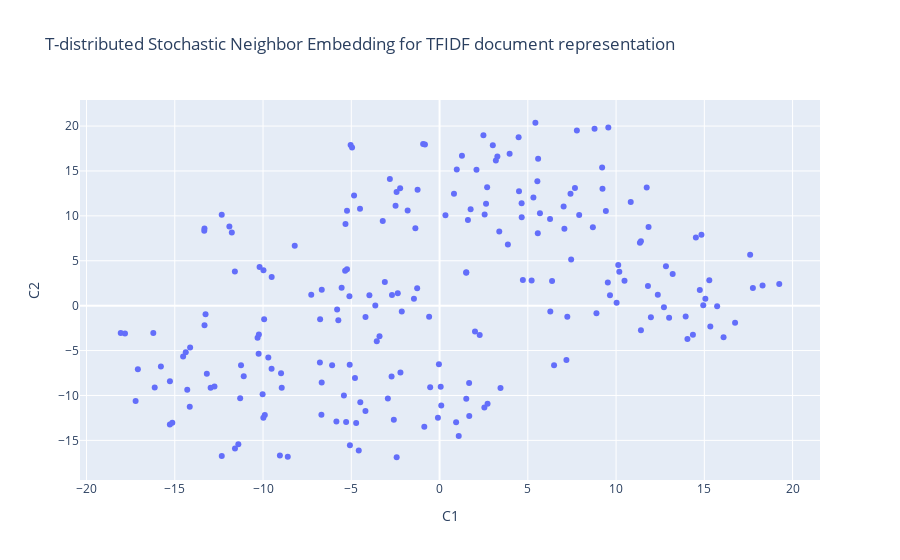

Notebook code for this chart:
### Code cell
import plotly.express as px
# scatter plot of t-sne for the BOW representation

title = "T-distributed Stochastic Neighbor Embedding for TFIDF document representation"

fig = px.scatter(tsne_tfidf_features_df, x="C1", y="C2", hover_data=['TITLE'], title=title)
fig.show()

### Figure 1 — Plotly figure (JSON) as saved in the notebook; plotly's stock layout.template omitted (floating-point values rounded to 4 significant figures; data arrays with more than 128 entries replaced by an {"elided": "..."} marker saying what was removed)
{"data": [{"customdata": {"elided": "208x1 str values"}, "hovertemplate": "C1=%{x}<br>C2=%{y}<br>TITLE=%{customdata[0]}<extra></extra>", "legendgroup": "", "marker": {"color": "#636efa", "symbol": "circle"}, "mode": "markers", "name": "", "orientation": "v", "showlegend": false, "type": "scatter", "x": {"elided": "208 float values"}, "xaxis": "x", "y": {"elided": "208 float values"}, "yaxis": "y"}], "layout": {"legend": {"tracegroupgap": 0}, "title": {"text": "T-distributed Stochastic Neighbor Embedding for TFIDF document representation"}, "xaxis": {"anchor": "y", "domain": [0, 1], "title": {"text": "C1"}}, "yaxis": {"anchor": "x", "domain": [0, 1], "title": {"text": "C2"}}}}
